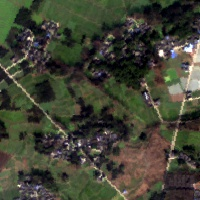
#> input picture test/1.jpg, 200 x 200 px
$ python co-seg.py
#> lines starting #> are read from the running program, lines starting #| are printed output that depends on the picture
import numpy as np
import pickle
from skimage import io
import matplotlib.pyplot as plt
from skimage.segmentation import slic, find_boundaries, mark_boundaries
import os

sp_Path = 'sp'
savePath = 'sp'
sp_1 = open(os.path.join(sp_Path, 'MGslicLabels_0.pkl'), 'rb')
#> (reads sp/MGslicLabels_0.pkl from the repository)
sp_1 = pickle.load(sp_1)
sp_1 = np.array(sp_1)

sp_2 = open(os.path.join(sp_Path, 'MGslicLabels_1.pkl'), 'rb')
#> (reads sp/MGslicLabels_1.pkl from the repository)
sp_2 = pickle.load(sp_2)
sp_2 = np.array(sp_2)

sp = sp_1 + sp_2

with open(os.path.join(savePath, 'MGslicLabels_3.pkl'), 'wb') as file:
    pickle.dump(sp, file)
print('saved file {}/MGslicLabels_3.pkl'.format(savePath))
img = io.imread(os.path.join('test', '1.jpg'))
#> img is the input picture: shape (200, 200, 3); mean R, G, B 65.2, 66.9, 52.5
out = mark_boundaries(img, sp)
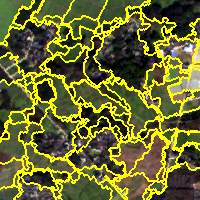
#> out: shape (200, 200, 3) float64; mean R, G, B 0.418, 0.424, 0.159

# test
print('out', out.max(), out.min(), sp)
#> (printed output is left out)
outset = np.unique(sp.flatten())
print('set', outset)

io.imshow(out)
plt.show()
